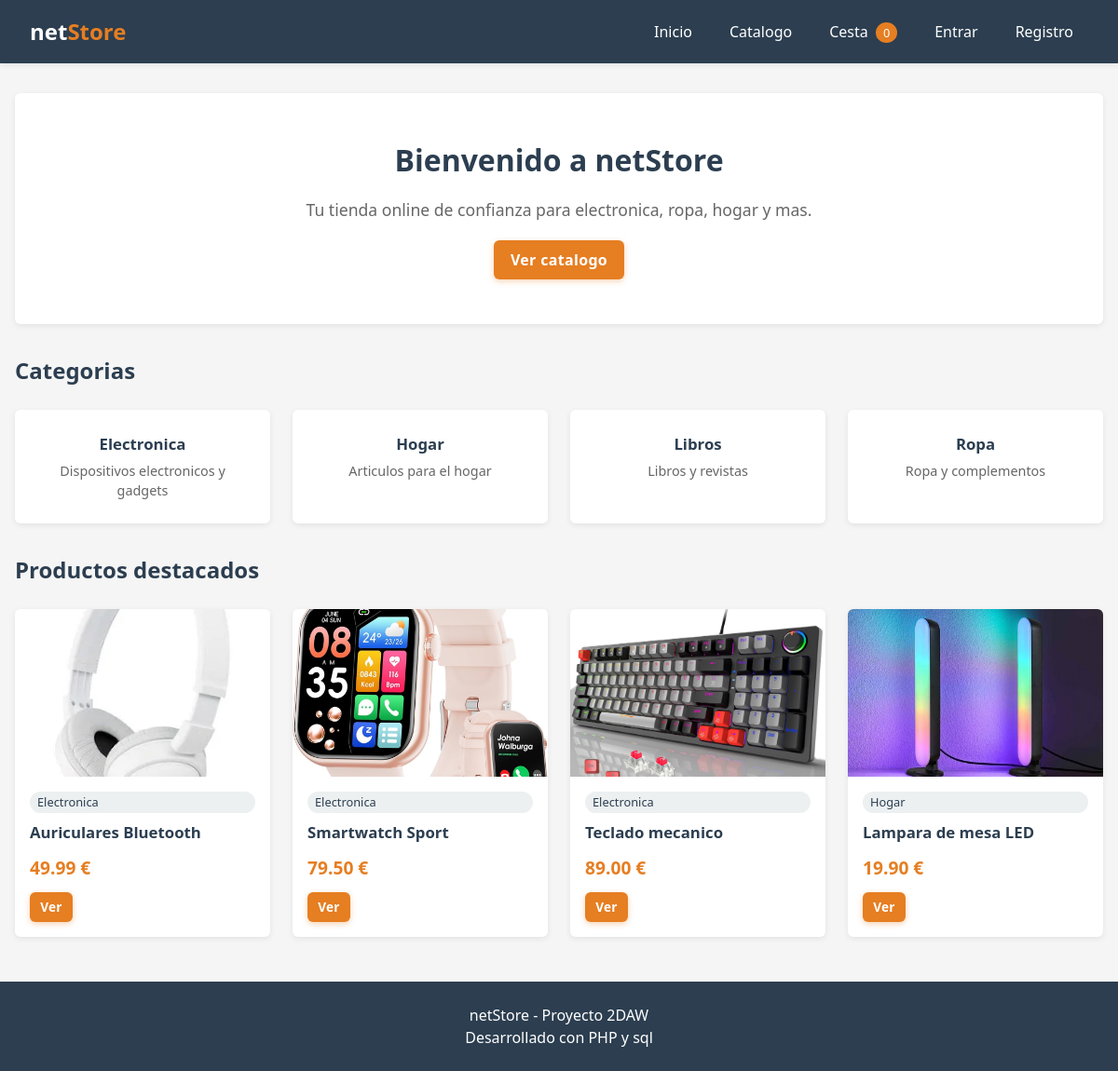
/, run on an earlier commit of the app's database.
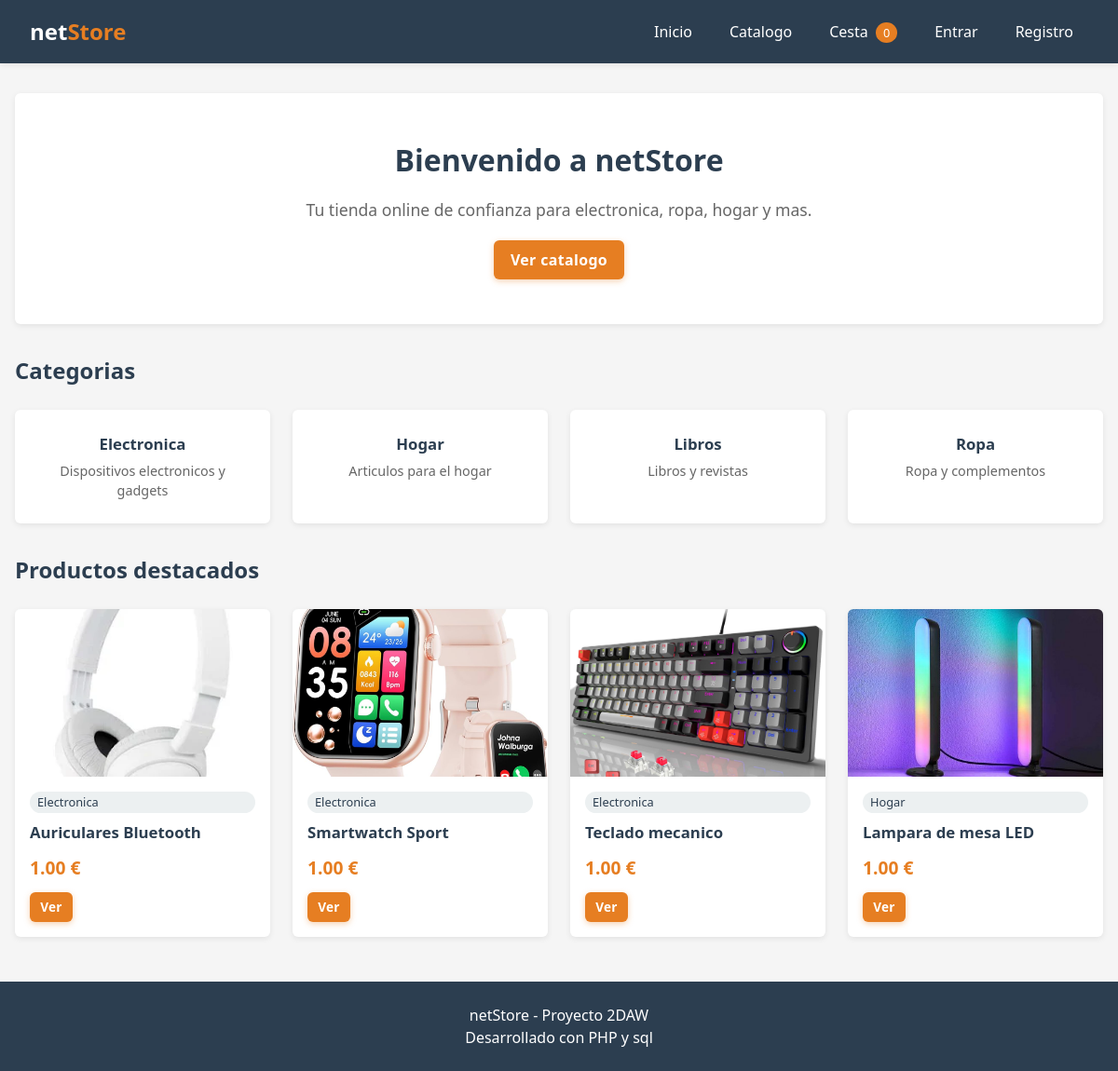
And on a later commit of the database.
### tables this page shows
CREATE TABLE productos (
    id            INT AUTO_INCREMENT PRIMARY KEY,
    categoria_id  INT NOT NULL,
    nombre        VARCHAR(150) NOT NULL,
    descripcion   TEXT,
    precio        DECIMAL(10,2) NOT NULL DEFAULT 0,
    stock         INT NOT NULL DEFAULT 0,
    imagen        VARCHAR(255) DEFAULT 'sin-imagen.svg',
    visible       TINYINT(1) NOT NULL DEFAULT 1,
    fecha_alta    DATETIME DEFAULT CURRENT_TIMESTAMP,
    CONSTRAINT fk_producto_categoria
        FOREIGN KEY (categoria_id) REFERENCES categorias(id)
        ON DELETE RESTRICT ON UPDATE CASCADE
);

CREATE TABLE categorias (
    id          INT AUTO_INCREMENT PRIMARY KEY,
    nombre      VARCHAR(100) NOT NULL UNIQUE,
    descripcion TEXT,
    fecha_alta  DATETIME DEFAULT CURRENT_TIMESTAMP
);

### src/Controladores/HomeControlador.php (called while the page is built, shortened)
<?php
class HomeControlador
{
    public function index(): void
    {
        $servProd = new ProductoServicio();
        $servCat  = new CategoriaServicio();
        $productos  = $servProd->obtenerCatalogo();
        $categorias = $servCat->listarTodas();
        $destacados = array_slice($productos, 0, 4);
        require APP . '/Vistas/comunes/cabecera.php';
        require APP . '/Vistas/home/inicio.php';
        require APP . '/Vistas/comunes/pie.php';
    }
}

### src/Rutas/Rutas.php (called while the page is built, shortened)
<?php
class Rutas
{
    public static function registrar(): void
    {
        Enrutador::agregar('GET', '/', function () {
            (new HomeControlador())->index();
        });
        Enrutador::despachar();
    }
}

### src/init.php (called while the page is built, shortened)
<?php
\Rutas\Rutas::registrar();

### public/index.php (called while the page is built)
<?php
require_once('../src/init.php');

### config/Conexion.php (called while the page is built, shortened)
<?php
class Conexion
{
    private static $pdo = null;
    public static function abrir(): PDO
    {
        if (self::$pdo === null) {
            $dsn =
            'mysql:host=' . self::HOST
             . ';dbname='   . self::BD
            . ';charset='  . self::CHARSET;
            $opciones = [
                PDO::ATTR_ERRMODE => PDO::ERRMODE_EXCEPTION,
                PDO::ATTR_DEFAULT_FETCH_MODE => PDO::FETCH_ASSOC,
                PDO::ATTR_EMULATE_PREPARES   => false,
            ];
            try {
                self::$pdo = new PDO($dsn, self::USUARIO, self::CLAVE, $opciones);
            } catch (PDOException $e) {
                die('No se ha podido conectar con la base de datos: ' . $e->getMessage());
            }
        }
        return self::$pdo;
    }
}

### src/Servicios/CategoriaServicio.php (called while the page is built, shortened)
<?php
class CategoriaServicio
{
    private CategoriaRepositorio $repositorio;
    public function __construct()
    {
        $this->repositorio = new CategoriaRepositorio();
    }
    public function listarTodas(): array
    {
        return $this->repositorio->obtenerTodas();
    }
}

### src/Repositorios/CategoriaRepositorio.php (called while the page is built, shortened)
<?php
class CategoriaRepositorio
{
    private $bd;
    public function __construct()
    {
        $this->bd = Conexion::abrir();
    }
    public function obtenerTodas(): array
    {
        return $this->bd
            ->query("SELECT * FROM categorias ORDER BY nombre ASC")
            ->fetchAll();
    }
}

### src/Servicios/ProductoServicio.php (called while the page is built, shortened)
<?php
class ProductoServicio
{
    private ProductoRepositorio $repositorio;
    public function __construct()
    {
        $this->repositorio = new ProductoRepositorio();
    }
    public function obtenerCatalogo(?int $idCategoria = null, string $busqueda = ''): array
    {
        return $this->repositorio->obtenerVisibles();
    }
}

### src/Repositorios/ProductoRepositorio.php (called while the page is built, shortened)
<?php
class ProductoRepositorio
{
    private $bd;
    public function __construct()
    {
        $this->bd = Conexion::abrir();
    }
    public function obtenerVisibles(): array
    {
        $sql = "SELECT p.*, c.nombre AS categoria_nombre
                FROM productos p
                INNER JOIN categorias c ON c.id = p.categoria_id
                WHERE p.visible = 1
                ORDER BY p.fecha_alta DESC";
        return $this->bd->query($sql)->fetchAll();
    }
}

### src/Vistas/home/inicio.php (the view, shortened to what this page needs)
<section class="hero">
    <h1>Bienvenido a netStore</h1>
    <p class="hero__subtitulo">
        Tu tienda online de confianza para electronica, ropa, hogar y mas.
    </p>
    <a class="boton hero__cta" href="<?= URL_BASE ?>/producto">Ver catalogo</a>
</section>
<h2>Categorias</h2>
<div class="rejilla-productos">
    <?php foreach ($categorias as $cat): ?>
        <a class="tarjeta-producto tarjeta-producto--categoria" href="<?= URL_BASE ?>/producto/index/<?= $cat['id'] ?>">
            <h3><?= htmlspecialchars($cat['nombre']) ?></h3>
            <p class="tarjeta-producto__descripcion"><?= htmlspecialchars($cat['descripcion']) ?></p>
        </a>
    <?php endforeach; ?>
</div>
<h2 class="seccion__titulo">Productos destacados</h2>
<div class="rejilla-productos">
    <?php foreach ($destacados as $p): ?>
        <article class="tarjeta-producto">
            <?php
            $rutaImg = file_exists(PUBLICO . '/uploads/imagenes/' . $p['imagen'])
                ? URL_BASE . '/uploads/imagenes/' . htmlspecialchars($p['imagen'])
                : URL_BASE . '/img/' . htmlspecialchars($p['imagen']);
            ?>
            <img src="<?= $rutaImg ?>"
                 alt="<?= htmlspecialchars($p['nombre']) ?>"
                 onerror="this.src='<?= URL_BASE ?>/img/sin-imagen.svg'">
            <div class="cuerpo">
                <span class="etiqueta-categoria"><?= htmlspecialchars($p['categoria_nombre']) ?></span>
                <h3 class="tarjeta-producto__nombre"><?= htmlspecialchars($p['nombre']) ?></h3>
                <p class="precio"><?= number_format($p['precio'], 2) ?> &euro;</p>
                <div class="pie">
                    <a class="boton boton-pequeno" href="<?= URL_BASE ?>/producto/detalle/<?= $p['id'] ?>">Ver</a>
                </div>
            </div>
        </article>
    <?php endforeach; ?>
</div>

What changed in the data, as far as the page shows it:
changed productos "Auriculares Bluetooth": precio "49.99" → "1.00"
changed productos "Smartwatch Sport": precio "79.50" → "1.00"
changed productos "Teclado mecanico": precio "89.00" → "1.00"
changed productos "Lampara de mesa LED": precio "19.90" → "1.00"
